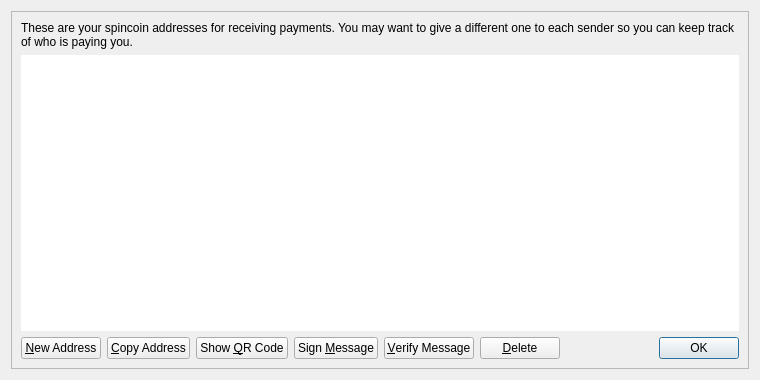
<?xml version="1.0" encoding="UTF-8"?>
<ui version="4.0">
 <class>AddressBookPage</class>
 <widget class="QWidget" name="AddressBookPage">
  <property name="geometry">
   <rect>
    <x>0</x>
    <y>0</y>
    <width>760</width>
    <height>380</height>
   </rect>
  </property>
  <property name="windowTitle">
   <string>Address Book</string>
  </property>
  <layout class="QVBoxLayout" name="verticalLayout_2">
   <item>
    <widget class="QFrame" name="frameMain">
     <property name="frameShape">
      <enum>QFrame::StyledPanel</enum>
     </property>
     <property name="frameShadow">
      <enum>QFrame::Raised</enum>
     </property>
     <layout class="QVBoxLayout" name="verticalLayout">
      <item>
       <widget class="QLabel" name="labelExplanation">
        <property name="text">
         <string>These are your spincoin addresses for receiving payments. You may want to give a different one to each sender so you can keep track of who is paying you.</string>
        </property>
        <property name="textFormat">
         <enum>Qt::PlainText</enum>
        </property>
        <property name="wordWrap">
         <bool>true</bool>
        </property>
       </widget>
      </item>
      <item>
       <widget class="QTableView" name="tableView">
        <property name="contextMenuPolicy">
         <enum>Qt::CustomContextMenu</enum>
        </property>
        <property name="toolTip">
         <string>Double-click to edit address or label</string>
        </property>
        <property name="frameShape">
         <enum>QFrame::NoFrame</enum>
        </property>
        <property name="tabKeyNavigation">
         <bool>false</bool>
        </property>
        <property name="alternatingRowColors">
         <bool>true</bool>
        </property>
        <property name="selectionMode">
         <enum>QAbstractItemView::SingleSelection</enum>
        </property>
        <property name="selectionBehavior">
         <enum>QAbstractItemView::SelectRows</enum>
        </property>
        <property name="sortingEnabled">
         <bool>true</bool>
        </property>
        <attribute name="verticalHeaderVisible">
         <bool>false</bool>
        </attribute>
       </widget>
      </item>
      <item>
       <layout class="QHBoxLayout" name="horizontalLayout">
        <item>
         <widget class="QPushButton" name="newAddressButton">
          <property name="toolTip">
           <string>Create a new address</string>
          </property>
          <property name="text">
           <string>&amp;New Address</string>
          </property>
          <property name="icon">
           <iconset resource="../spincoin.qrc">
            <normaloff>:/icons/add</normaloff>:/icons/add</iconset>
          </property>
         </widget>
        </item>
        <item>
         <widget class="QPushButton" name="copyToClipboard">
          <property name="toolTip">
           <string>Copy the currently selected address to the system clipboard</string>
          </property>
          <property name="text">
           <string>&amp;Copy Address</string>
          </property>
          <property name="icon">
           <iconset resource="../spincoin.qrc">
            <normaloff>:/icons/editcopy</normaloff>:/icons/editcopy</iconset>
          </property>
         </widget>
        </item>
        <item>
         <widget class="QPushButton" name="showQRCode">
          <property name="text">
           <string>Show &amp;QR Code</string>
          </property>
          <property name="icon">
           <iconset resource="../spincoin.qrc">
            <normaloff>:/icons/qrcode</normaloff>:/icons/qrcode</iconset>
          </property>
         </widget>
        </item>
        <item>
         <widget class="QPushButton" name="signMessage">
          <property name="toolTip">
           <string>Sign a message to prove you own a spincoin address</string>
          </property>
          <property name="text">
           <string>Sign &amp;Message</string>
          </property>
          <property name="icon">
           <iconset resource="../spincoin.qrc">
            <normaloff>:/icons/edit</normaloff>:/icons/edit</iconset>
          </property>
         </widget>
        </item>
        <item>
         <widget class="QPushButton" name="verifyMessage">
          <property name="toolTip">
           <string>Verify a message to ensure it was signed with a specified spincoin address</string>
          </property>
          <property name="text">
           <string>&amp;Verify Message</string>
          </property>
          <property name="icon">
           <iconset resource="../spincoin.qrc">
            <normaloff>:/icons/transaction_0</normaloff>:/icons/transaction_0</iconset>
          </property>
         </widget>
        </item>
        <item>
         <widget class="QPushButton" name="deleteButton">
          <property name="toolTip">
           <string>Delete the currently selected address from the list</string>
          </property>
          <property name="text">
           <string>&amp;Delete</string>
          </property>
          <property name="icon">
           <iconset resource="../spincoin.qrc">
            <normaloff>:/icons/remove</normaloff>:/icons/remove</iconset>
          </property>
         </widget>
        </item>
        <item>
         <spacer name="horizontalSpacer">
          <property name="orientation">
           <enum>Qt::Horizontal</enum>
          </property>
          <property name="sizeHint" stdset="0">
           <size>
            <width>40</width>
            <height>20</height>
           </size>
          </property>
         </spacer>
        </item>
        <item>
         <widget class="QDialogButtonBox" name="buttonBox">
          <property name="sizePolicy">
           <sizepolicy hsizetype="Maximum" vsizetype="Fixed">
            <horstretch>0</horstretch>
            <verstretch>0</verstretch>
           </sizepolicy>
          </property>
          <property name="standardButtons">
           <set>QDialogButtonBox::Ok</set>
          </property>
         </widget>
        </item>
       </layout>
      </item>
     </layout>
    </widget>
   </item>
  </layout>
 </widget>
 <resources>
  <include location="../spincoin.qrc"/>
 </resources>
 <connections/>
</ui>
